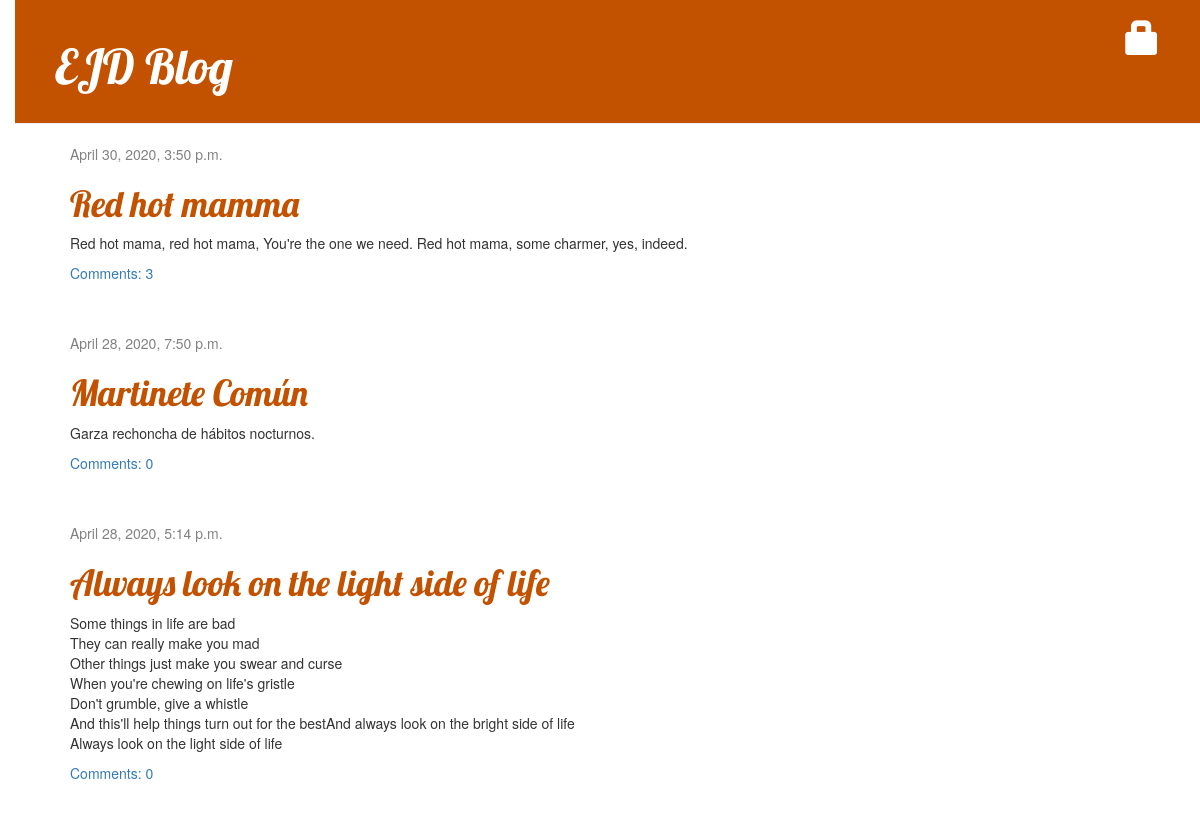
The page / on the database its author committed.
### blog/models.py (models this page shows, shortened)
class Post(models.Model): # class is a keyword to define objects, we are defining a model named Post
	author = models.ForeignKey(settings.AUTH_USER_MODEL, on_delete=models.CASCADE)
	title = models.CharField(max_length=200)
	text = models.TextField()
	created_date = models.DateTimeField(default=timezone.now)
	published_date = models.DateTimeField(blank=True, null=True)
	def approved_comments(self):
		return self.comments.filter(approved_comment=True)

### blog/views.py (the view)
# urls.py: path('', views.post_list, name='post_list'),
def post_list(request):
	posts = Post.objects.filter(published_date__lte=timezone.now()).order_by('-published_date')
	return render(request, 'blog/post_list.html', {'posts': posts})

### blog/templates/blog/post_list.html
{% extends 'blog/base.html' %}
{% block content %}
    {% for post in posts %}
        <div class="post">
            <div class="date">
                {{ post.published_date }}
            </div>
            <h1><a href="{% url 'post_detail' pk=post.pk %}">{{ post.title }}</a></h1>
            <p>{{ post.text|linebreaksbr }}</p>
            <a href="{% url 'post_detail' pk=post.pk %}">Comments: {{ post.approved_comments.count }}</a>
        </div>
    {% endfor %}
{% endblock content %}

### blog/static/css/blog.css (style rules this page uses)
body { padding-left: 15px; }
h1 a, h2 a { color: #C25100; font-family: 'Lobster'; }
h1, h2, h3, h4 { font-family: 'Lobster', cursive; }
.date { color: #828282; }
.post { margin-bottom: 50px; }

### rows shown on the page
Post: published_date "April 30, 2020, 3:50 p.m.", title "Red hot mamma", text "Red hot mama, red hot mama, You're the one we need. Red hot mama, some charmer, yes, indeed.", approved_comments.count "3"
Post: published_date "April 28, 2020, 7:50 p.m.", title "Martinete Común", text "Garza rechoncha de hábitos nocturnos.", approved_comments.count "0"
Post: published_date "April 28, 2020, 5:14 p.m.", title "Always look on the light side of life", text "Some things in life are bad They can really make you mad Other things just make you swear and curse When you're chewing on life's gristle Don't grumble, give a whistle And this'll help things turn out for the bestAnd always look on the bright side of life Always look on the light side of life", approved_comments.count "0"
